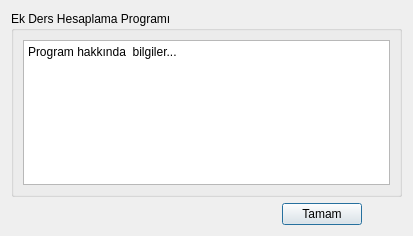
<?xml version="1.0" encoding="UTF-8"?>
<ui version="4.0">
 <class>Dialog</class>
 <widget class="QDialog" name="Dialog">
  <property name="geometry">
   <rect>
    <x>0</x>
    <y>0</y>
    <width>413</width>
    <height>236</height>
   </rect>
  </property>
  <property name="windowTitle">
   <string>Dialog</string>
  </property>
  <property name="styleSheet">
   <string notr="true">/*Copyright (c) DevSec Studio. All rights reserved.

MIT License

Permission is hereby granted, free of charge, to any person obtaining a copy
of this software and associated documentation files (the &quot;Software&quot;), to deal
in the Software without restriction, including without limitation the rights
to use, copy, modify, merge, publish, distribute, sublicense, and/or sell
copies of the Software, and to permit persons to whom the Software is
furnished to do so, subject to the following conditions:

The above copyright notice and this permission notice shall be included in all
copies or substantial portions of the Software.

THE SOFTWARE IS PROVIDED *AS IS*, WITHOUT WARRANTY OF ANY KIND, EXPRESS OR
IMPLIED, INCLUDING BUT NOT LIMITED TO THE WARRANTIES OF MERCHANTABILITY,
FITNESS FOR A PARTICULAR PURPOSE AND NONINFRINGEMENT. IN NO EVENT SHALL THE
AUTHORS OR COPYRIGHT HOLDERS BE LIABLE FOR ANY CLAIM, DAMAGES OR OTHER
LIABILITY, WHETHER IN AN ACTION OF CONTRACT, TORT OR OTHERWISE, ARISING FROM,
OUT OF OR IN CONNECTION WITH THE SOFTWARE OR THE USE OR OTHER DEALINGS IN THE SOFTWARE.
*/

/*-----QWidget-----*/
QWidget
{
	background-color: #222222;
	color: #eee;

}


/*-----QLabel-----*/
QLabel
{
	background-color: transparent;
	color: #eee;

}


/*-----QMenuBar-----*/
QMenuBar 
{
	background-color: qlineargradient(spread:repeat, x1:1, y1:0, x2:1, y2:1, stop:0 rgba(83, 83, 83, 255),stop:0.293269 rgba(81, 81, 81, 255),stop:0.634615 rgba(79, 79, 79, 255),stop:1 rgba(83, 83, 83, 255));
	border: 1px solid #343434;
	color: #eee;
	font-weight: bold;

}


QMenuBar::item 
{
	background-color: transparent;

}


QMenuBar::item:selected 
{
	background-color: #303030;
	color: #fff;

}


QMenuBar::item:pressed 
{
	background-color: qlineargradient(spread:repeat, x1:1, y1:0, x2:1, y2:1, stop:0 rgba(89, 89, 89, 255),stop:1 rgba(66, 66, 66, 255));
	border: 1px solid #000;
	color: #fff;

}


/*-----QMenu-----*/
QMenu
{
    background-color: #fff;
    border: 1px solid #222;
    padding: 4px;
	color: #000;

}


QMenu::item
{
    background-color: transparent;
    padding: 2px 20px 2px 20px;

}


QMenu::item:disabled
{
    color: #555;
    background-color: transparent;
    padding: 2px 20px 2px 20px;

}


QMenu::item:selected
{
    background-color: #91c9f7;
    color: #000;

}


/*-----QToolBar-----*/
QToolBar
{
	background-color: qlineargradient(spread:repeat, x1:1, y1:0, x2:1, y2:1, stop:0 rgba(83, 83, 83, 255),stop:0.293269 rgba(81, 81, 81, 255),stop:0.634615 rgba(79, 79, 79, 255),stop:1 rgba(83, 83, 83, 255));
	border-top: none;
	border-bottom: 1px solid #343434;
	border-left: 1px solid #343434;
	border-right: 1px solid #343434;

}


/*-----QToolButton-----*/
QToolButton 
{
	background-color: qlineargradient(spread:repeat, x1:1, y1:0, x2:1, y2:1, stop:0 rgba(121, 121, 121, 255),stop:1 rgba(98, 98, 98, 255));
	color: #eee;
	border: 1px solid #343434;
	border-radius: 4px;
	padding: 2px;
	margin-left: 5px
}


QToolButton:hover
{
	background-color: #8b8b8b;
	
}


QToolButton:pressed
{
	background-color: #353534;
	border: 1px solid gray;

}


QToolButton:checked
{
	background-color: #353534;
	border: 1px solid gray;
}


/*-----QDockWidget-----*/
QDockWidget
{
	color: #eee;
	font-weight: bold;
}


QDockWidget &gt; QWidget
{
	background-color: qlineargradient(spread:repeat, x1:1, y1:0, x2:1, y2:1, stop:0 rgba(83, 83, 83, 255),stop:0.293269 rgba(81, 81, 81, 255),stop:0.634615 rgba(79, 79, 79, 255),stop:1 rgba(83, 83, 83, 255));
	border: 1px solid #646564;
	border-top: none;
}


QDockWidget::title 
{
	background-color: qlineargradient(spread:repeat, x1:1, y1:0, x2:1, y2:1, stop:0 rgba(77, 77, 77, 255),stop:0.451923 rgba(64, 64, 64, 255),stop:1 rgba(41, 41, 41, 255));
	border: 1px solid #646564;
	padding: 2px;

}


QDockWidget::close-button
{
	max-width: 14px;
	max-height: 14px;
	margin-top:1px;

}


QDockWidget::float-button
{
	max-width: 14px;
	max-height: 14px;
	margin-top:1px;

}


QDockWidget::close-button:hover
{
	border: none;
	background-color: none;

}


QDockWidget::float-button:hover
{
	border: none;
	background-color: none;

}


/*-----QLineEdit-----*/
QLineEdit
{
	background-color: #363636;
	color : #eee;
	border: 1px solid #343434;
	border-radius : 2px;
	padding: 2px;

}


/*-----QSpinBox &amp; QDoubleSpinBox-----*/
QSpinBox,
QDoubleSpinBox 
{
    background-color: #363636;
	color : #eee;
	border: 1px solid #343434;
	padding: 2px;
    border-radius : 2px;

}


QSpinBox::up-button, 
QDoubleSpinBox::up-button
{
	border-top-right-radius:2px;
	background-color: #777777;
    width: 16px; 
    border-width: 1px;

}


QSpinBox::up-button:hover, 
QDoubleSpinBox::up-button:hover
{
	background-color: #585858;

}


QSpinBox::up-button:pressed, 
QDoubleSpinBox::up-button:pressed
{
	background-color: #252525;
    width: 16px; 
    border-width: 1px;

}


QSpinBox::up-arrow,
QDoubleSpinBox::up-arrow
{
    image: url(://arrow-up.png);
    width: 7px;
    height: 7px;

}


QSpinBox::down-button, 
QDoubleSpinBox::down-button
{
	border-bottom-right-radius:2px;
	background-color: #777777;
    width: 16px; 
    border-width: 1px;

}


QSpinBox::down-button:hover, 
QDoubleSpinBox::down-button:hover
{
	background-color: #585858;

}


QSpinBox::down-button:pressed, 
QDoubleSpinBox::down-button:pressed
{
	background-color: #252525;
    width: 16px; 
    border-width: 1px;

}


QSpinBox::down-arrow,
QDoubleSpinBox::down-arrow
{
    image: url(://arrow-down.png);
    width: 7px;
    height: 7px;

}


/*-----QListView-----*/
QListView 
{
	background-color: qlineargradient(spread:repeat, x1:1, y1:0, x2:1, y2:1, stop:0 rgba(83, 83, 83, 255),stop:0.293269 rgba(81, 81, 81, 255),stop:0.634615 rgba(79, 79, 79, 255),stop:1 rgba(83, 83, 83, 255));
    border : none;
    color: white;
    show-decoration-selected: 1; 
    outline: 0;
	border: 1px solid gray;

}


QListView::disabled 
{
	background-color: #656565;
	color: #1b1b1b;
    border: 1px solid #656565;

}


QListView::item 
{
    padding: 1px;

}


QListView::item:alternate 
{
    background-color: #4a4b4d;

}


QListView::item:selected 
{
    border: 1px solid #6a6ea9;
    border: none;
    color: rgb(0, 0, 0);

}


QListView::item:selected:!active 
{
    background-color: #b7b9be;
    border: none;
    color: rgb(0, 0, 0);

}


QListView::item:selected:active 
{
    background-color: #b7b9be;
    border: none;
    color: rgb(0, 0, 0);

}


QListView::item:hover {
    background-color: #262626;
    border: none;
    color: white;

}


/*-----QScrollBar-----*/
QScrollBar:horizontal
{
    border: 1px solid #222222;
    background-color: #3d3d3d;
    height: 15px;
    margin: -2px 16px 0 16px;

}


QScrollBar::handle:horizontal
{
    background-color: qlineargradient(spread:repeat, x1:1, y1:0, x2:1, y2:1, stop:0 rgba(150, 150, 150, 255),stop:1 rgba(107, 107, 107, 255));
	border-radius: 6px;
    min-height: 20px;

}


QScrollBar::add-line:horizontal
{
    background-color: #3d3d3d;
    width: 17px;
    subcontrol-position: right;
    subcontrol-origin: margin;

}


QScrollBar::sub-line:horizontal
{
    border: 1px solid #3d3d3d;
    background-color: #3d3d3d;
    width: 17px;
    subcontrol-position: left;
    subcontrol-origin: margin;

}


QScrollBar::right-arrow:horizontal
{
    image: url(://arrow-right.png);
    width: 6px;
    height: 6px;

}


QScrollBar::left-arrow:horizontal
{
    image: url(://arrow-left.png);
    width: 6px;
    height: 6px;

}


QScrollBar::add-page:horizontal, QScrollBar::sub-page:horizontal
{
    background: none;

}


QScrollBar:vertical
{
    background-color: #3d3d3d;
    width: 15px;
    margin: 16px 0px 16px -2px;
    border: 1px solid #222222;

}


QScrollBar::handle:vertical
{
    background-color: qlineargradient(spread:repeat, x1:1, y1:0, x2:1, y2:1, stop:0 rgba(150, 150, 150, 255),stop:1 rgba(107, 107, 107, 255));
	border-radius: 6px;
    min-height: 20px;

}


QScrollBar::add-line:vertical
{
    border: 1px solid #3d3d3d;
    background-color: #3d3d3d;
    height: 15px;
    subcontrol-position: bottom;
    subcontrol-origin: margin;

}


QScrollBar::sub-line:vertical
{
    border: 1px solid #3d3d3d;
    background-color: #3d3d3d;
    height: 15px;
    subcontrol-position: top;
    subcontrol-origin: margin;

}


QScrollBar::up-arrow:vertical
{
    image: url(://arrow-up.png);
    width: 6px;
    height: 6px;

}


QScrollBar::down-arrow:vertical
{
    image: url(://arrow-down.png);
    width: 6px;
    height: 6px;

}


QScrollBar::add-page:vertical, QScrollBar::sub-page:vertical
{
    background: none;

}


/*-----QStatusBar-----*/
QStatusBar 
{
	background-color: qlineargradient(spread:repeat, x1:1, y1:0, x2:1, y2:1, stop:0 rgba(83, 83, 83, 255),stop:0.293269 rgba(81, 81, 81, 255),stop:0.634615 rgba(79, 79, 79, 255),stop:1 rgba(83, 83, 83, 255));
	color: #eee;
	border: 1px solid #343434;

}


/*-----QSizeGrip-----*/
QSizeGrip 
{
	background-color: image(&quot;./ressources/sizegrip.png&quot;); /*To replace*/
	border: none;

}

</string>
  </property>
  <layout class="QGridLayout" name="gridLayout_2">
   <item row="0" column="0">
    <layout class="QVBoxLayout" name="verticalLayout">
     <item>
      <widget class="QGroupBox" name="groupBox">
       <property name="title">
        <string>Ek Ders Hesaplama Programı</string>
       </property>
       <layout class="QGridLayout" name="gridLayout">
        <item row="0" column="0">
         <widget class="QPlainTextEdit" name="plainTextEdit">
          <property name="readOnly">
           <bool>true</bool>
          </property>
          <property name="plainText">
           <string>Program hakkında  bilgiler...</string>
          </property>
         </widget>
        </item>
       </layout>
      </widget>
     </item>
     <item>
      <layout class="QHBoxLayout" name="horizontalLayout" stretch="20,5,0">
       <item>
        <spacer name="horizontalSpacer">
         <property name="orientation">
          <enum>Qt::Horizontal</enum>
         </property>
         <property name="sizeHint" stdset="0">
          <size>
           <width>40</width>
           <height>20</height>
          </size>
         </property>
        </spacer>
       </item>
       <item>
        <widget class="QPushButton" name="btn_ok">
         <property name="text">
          <string>Tamam</string>
         </property>
        </widget>
       </item>
       <item>
        <spacer name="horizontalSpacer_2">
         <property name="orientation">
          <enum>Qt::Horizontal</enum>
         </property>
         <property name="sizeHint" stdset="0">
          <size>
           <width>40</width>
           <height>20</height>
          </size>
         </property>
        </spacer>
       </item>
      </layout>
     </item>
    </layout>
   </item>
  </layout>
 </widget>
 <resources/>
 <connections/>
</ui>
